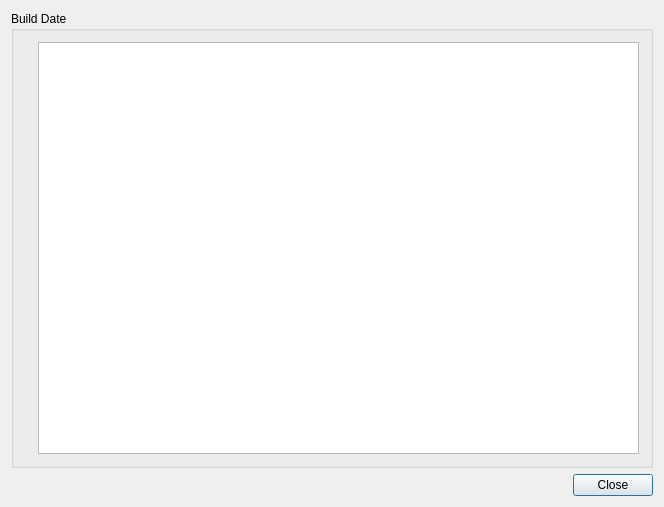
<?xml version="1.0" encoding="UTF-8"?>
<ui version="4.0">
 <class>AboutDlgClass</class>
 <widget class="QDialog" name="AboutDlgClass">
  <property name="geometry">
   <rect>
    <x>0</x>
    <y>0</y>
    <width>664</width>
    <height>507</height>
   </rect>
  </property>
  <property name="windowTitle">
   <string>About CADViewer</string>
  </property>
  <layout class="QVBoxLayout" name="verticalLayout">
   <item>
    <widget class="QGroupBox" name="groupBoxAbout">
     <property name="title">
      <string>Build Date</string>
     </property>
     <layout class="QHBoxLayout" name="horizontalLayout">
      <item alignment="Qt::AlignmentFlag::AlignTop">
       <widget class="QLabel" name="label">
        <property name="maximumSize">
         <size>
          <width>128</width>
          <height>128</height>
         </size>
        </property>
        <property name="text">
         <string notr="true"/>
        </property>
        <property name="pixmap">
         <pixmap>:/image/res/icon256.png</pixmap>
        </property>
        <property name="scaledContents">
         <bool>true</bool>
        </property>
        <property name="alignment">
         <set>Qt::AlignmentFlag::AlignRight|Qt::AlignmentFlag::AlignTrailing|Qt::AlignmentFlag::AlignVCenter</set>
        </property>
       </widget>
      </item>
      <item>
       <widget class="QTextEdit" name="textEdit">
        <property name="undoRedoEnabled">
         <bool>false</bool>
        </property>
        <property name="textInteractionFlags">
         <set>Qt::TextInteractionFlag::TextSelectableByMouse</set>
        </property>
       </widget>
      </item>
     </layout>
    </widget>
   </item>
   <item>
    <widget class="QDialogButtonBox" name="buttonBox">
     <property name="orientation">
      <enum>Qt::Orientation::Horizontal</enum>
     </property>
     <property name="standardButtons">
      <set>QDialogButtonBox::StandardButton::Close</set>
     </property>
    </widget>
   </item>
  </layout>
 </widget>
 <layoutdefault spacing="6" margin="11"/>
 <resources>
  <include location="resource.qrc"/>
 </resources>
 <connections/>
</ui>
